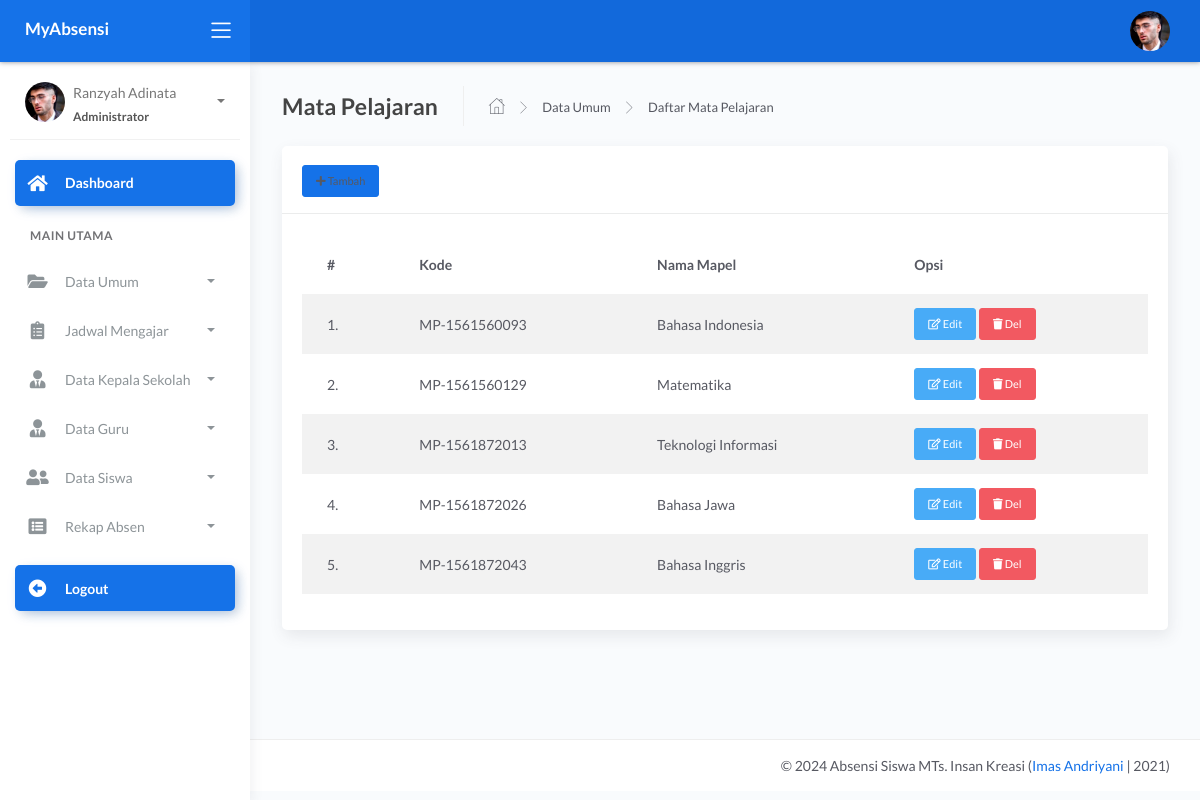
The page /admin/dashboard.php?page=master&act=mapel (signed in) on the database its author committed.
### tables this page shows
CREATE TABLE `tb_master_mapel` (
  `id_mapel` int(11) NOT NULL,
  `kode_mapel` varchar(40) NOT NULL,
  `mapel` varchar(60) NOT NULL
);

### admin/dashboard.php (the view, shortened to what this page needs)
<?php
 include '../config/db.php';
?> <script>
   <?php
$id_login = @$_SESSION['admin'];
$sql = mysqli_query($con,"SELECT * FROM tb_admin
 WHERE id_admin = '$id_login'") or die(mysqli_error($con));
$data = mysqli_fetch_array($sql);
?>
<!DOCTYPE html>
<html lang="en">
<head>
	<link rel="stylesheet" href="../assets/css/bootstrap.min.css">
	<link rel="stylesheet" href="../assets/css/atlantis.min.css">
	<link rel="stylesheet" href="../assets/css/demo.css">
</head>
<body>
	<div class="wrapper">
		<div class="main-header">
			<div class="logo-header" data-background-color="blue">
				<a href="dashboard.php" class="logo">
					<b class="text-white">MyAbsensi</b>
				</a>
				<div class="nav-toggle">
					<button class="btn btn-toggle toggle-sidebar">
						<i class="icon-menu"></i>
					</button>
				</div>
			</div>
			<nav class="navbar navbar-header navbar-expand-lg" data-background-color="blue2">
				<div class="container-fluid">
					<ul class="navbar-nav topbar-nav ml-md-auto align-items-center">
						<li class="nav-item dropdown hidden-caret">
							<a class="dropdown-toggle profile-pic" data-toggle="dropdown" href="#" aria-expanded="false">
								<div class="avatar-sm">
									<img src="../assets/img/user/<?=$data['foto'] ?>" alt="..." class="avatar-img rounded-circle">
								</div>
							</a>
						</li>
					</ul>
				</div>
			</nav>
		</div>
		<div class="sidebar sidebar-style-2">
			<div class="sidebar-wrapper scrollbar scrollbar-inner">
				<div class="sidebar-content">
					<div class="user">
						<div class="avatar-sm float-left mr-2">
							<img src="../assets/img/user/<?=$data['foto'] ?>" alt="..." class="avatar-img rounded-circle">
						</div>
						<div class="info">
							<a data-toggle="collapse" href="#collapseExample" aria-expanded="true">
								<span>
									<?=$data['nama_lengkap'] ?>
									<span class="user-level">Administrator</span>
									<span class="caret"></span>
								</span>
							</a>
						</div>
					</div>
					<ul class="nav nav-primary">
						<li class="nav-item active">
							<a href="dashboard.php" class="collapsed">
								<i class="fas fa-home"></i>
								<p>Dashboard</p>
							</a>
						</li>
						<li class="nav-section">
							<h4 class="text-section">Main Utama</h4>
						</li>
						<li class="nav-item">
							<a data-toggle="collapse" href="#base">
								<i class="fas fa-folder-open"></i>
								<p>Data Umum</p>
								<span class="caret"></span>
							</a>
						</li>
						<li class="nav-item">
							<a data-toggle="collapse" href="#sidebarLayouts">
								<i class="fas fa-clipboard-list"></i>
								<p>Jadwal Mengajar</p>
								<span class="caret"></span>
							</a>
						</li>
						<li class="nav-item">
							<a data-toggle="collapse" href="#kepsek">
								<i class="fas fa-user-tie"></i>
								<p>Data Kepala Sekolah</p>
								<span class="caret"></span>
							</a>
						</li>
						<li class="nav-item">
							<a data-toggle="collapse" href="#guru">
								<i class="fas fa-user-tie"></i>
								<p>Data Guru</p>
								<span class="caret"></span>
							</a>
						</li>
						<li class="nav-item">
							<a data-toggle="collapse" href="#siswa">
								<i class="fas fa-user-friends"></i>
								<p>Data Siswa</p>
								<span class="caret"></span>
							</a>
						</li>
							<li class="nav-item">
							<a data-toggle="collapse" href="#rekapAbsen">
								<i class="fas fa-list-alt"></i>
								<p>Rekap Absen</p>
								<span class="caret"></span>
							</a>
						</li>
						<li class="nav-item active mt-3">
							<a href="logout.php" class="collapsed">
								<i class="fas fa-arrow-alt-circle-left"></i>
								<p>Logout</p>
							</a>
						</li>
					</ul>
				</div>
			</div>
		</div>
		<div class="main-panel">
			<div class="content">
				<?php
				$page= @$_GET['page'];
				$act = @$_GET['act'];
				if ($page=='master') {
					if ($act=='kelas') {
					include 'modul/master/kelas/data_kelas.php';
					}elseif ($act=='delkelas') {
					include 'modul/master/kelas/del.php';
					}elseif ($act=='semester') {
					include 'modul/master/semester/data.php';
					}elseif ($act=='delsemester') {
					include 'modul/master/semester/del.php';
					}elseif ($act=='set_semester') {
						include 'modul/master/semester/set.php';
					}
					elseif ($act=='ta') {
					include 'modul/master/ta/data.php';
					}elseif ($act=='delta') {
					include 'modul/master/ta/del.php';
					}elseif($act=='set_ta'){
						include 'modul/master/ta/set.php';
				}elseif ($act=='mapel') {
					include 'modul/master/mapel/data.php';
					}elseif ($act=='delmapel') {
					include 'modul/master/mapel/del.php';
					}
				}elseif ($page=='walas') {
					if ($act=='') {
					 include 'modul/wakel/data.php';
					}
        }
            elseif ($page=='rekap') {
					if ($act=='') {
						include 'modul/rekap/rekap_absen.php';
					}elseif ($act='rekap-perbulan') {
						include 'modul/rekap/rekap_perbulan.php';
					}
		}elseif ($page=='') {
			include 'modul/home.php';
		}else{
			echo "<b>Tidak ada Halaman</b>";
		}
				 ?>
			</div>
		<footer class="footer">
				<div class="container">
					<div class="copyright ml-auto">
						&copy; <?php echo date('Y');?> Absensi Siswa MTs. Insan Kreasi (<a href="index.php">Imas Andriyani </a> | 2021)
					</div>
				</div>
			</footer>
		</div>
	</div>
</body>
</html>

### admin/modul/master/mapel/data.php (shortened to what this page needs)
<div class="page-inner">
          <div class="page-header">
            <h4 class="page-title">Mata Pelajaran</h4>
            <ul class="breadcrumbs">
              <li class="nav-home">
                <a href="#">
                  <i class="flaticon-home"></i>
                </a>
              </li>
              <li class="separator">
                <i class="flaticon-right-arrow"></i>
              </li>
              <li class="nav-item">
                <a href="#">Data Umum</a>
              </li>
              <li class="separator">
                <i class="flaticon-right-arrow"></i>
              </li>
              <li class="nav-item">
                <a href="#">Daftar Mata Pelajaran</a>
              </li>
            </ul>
          </div>
          <div class="row">
            <div class="col-md-12">
              <div class="card">
                <div class="card-header">
                  <div class="card-title">
                     <a href="" class="btn btn-primary btn-sm" data-toggle="modal" data-target="#myModal"><i class="fa fa-plus"></i> Tambah</a>
                  </div>
                </div>
                <div class="card-body">
                      <div class="table-responsive">
                 <table class="table table-hover table-striped">
                    <thead>
                        <tr>
                            <th>#</th>
                            <th>Kode</th>
                            <th>Nama Mapel</th>
                            <th>Opsi</th>
                        </tr>
                    </thead>
                    <tbody>
                        <?php
                        $no=1;
			$mapel = mysqli_query($con,"SELECT * FROM tb_master_mapel");
                        foreach ($mapel as $k) {?>
                        <tr>
                            <td><?=$no++;?>.</td>
                            <td><?=$k['kode_mapel'];?></td>
                            <td><?=$k['mapel'];?></td>
                            <td>
                            <a href="" class="btn btn-info btn-sm" data-toggle="modal" data-target="#edit<?=$k['id_mapel'] ?>"><i class="far fa-edit"></i> Edit</a>
                            <a class="btn btn-danger btn-sm" onclick="return confirm('Yakin Hapus Data ??')" href="?page=master&act=delmapel&id=<?=$k['id_mapel'] ?>"><i class="fas fa-trash"></i> Del</a>
                            </td>
                        </tr>
                    <?php } ?>
                    </tbody>
                </table>
</div>
</div>
</div>
</div>
</div>
</div>

### rows shown on the page
tb_master_mapel: kode_mapel "MP-1561560093", mapel "Bahasa Indonesia"
tb_master_mapel: kode_mapel "MP-1561560129", mapel "Matematika"
tb_master_mapel: kode_mapel "MP-1561872013", mapel "Teknologi Informasi"
tb_master_mapel: kode_mapel "MP-1561872026", mapel "Bahasa Jawa"
tb_master_mapel: kode_mapel "MP-1561872043", mapel "Bahasa Inggris"

### other values the page prints
$data['nama_lengkap'] "Ranzyah Adinata"
